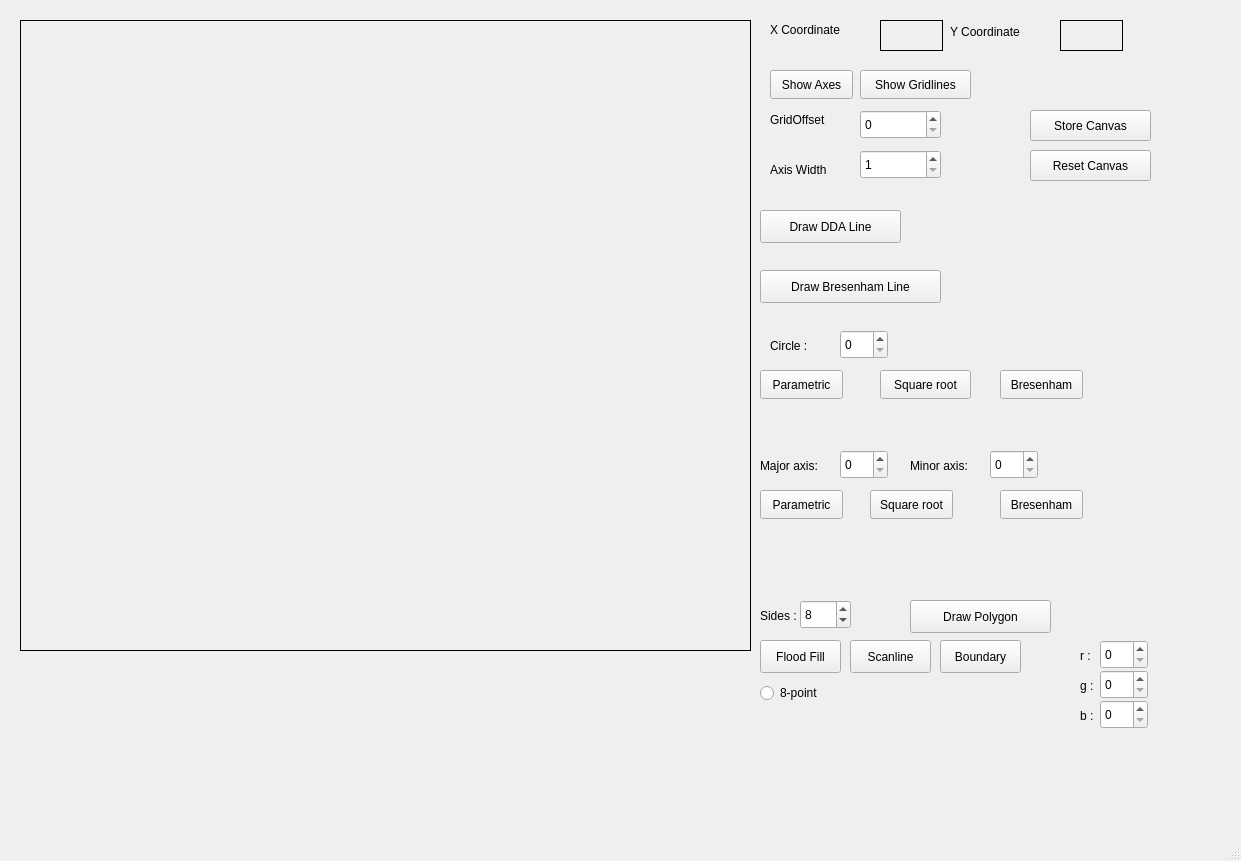
<?xml version="1.0" encoding="UTF-8"?>
<ui version="4.0">
 <class>MainWindow</class>
 <widget class="QMainWindow" name="MainWindow">
  <property name="geometry">
   <rect>
    <x>0</x>
    <y>0</y>
    <width>1241</width>
    <height>861</height>
   </rect>
  </property>
  <property name="windowTitle">
   <string>MainWindow</string>
  </property>
  <widget class="QWidget" name="centralwidget">
   <widget class="QLabel" name="workArea">
    <property name="geometry">
     <rect>
      <x>20</x>
      <y>20</y>
      <width>731</width>
      <height>631</height>
     </rect>
    </property>
    <property name="frameShape">
     <enum>QFrame::Shape::Box</enum>
    </property>
    <property name="text">
     <string/>
    </property>
   </widget>
   <widget class="QLabel" name="label">
    <property name="geometry">
     <rect>
      <x>770</x>
      <y>20</y>
      <width>91</width>
      <height>20</height>
     </rect>
    </property>
    <property name="text">
     <string>X Coordinate</string>
    </property>
   </widget>
   <widget class="QLabel" name="label_2">
    <property name="geometry">
     <rect>
      <x>950</x>
      <y>21</y>
      <width>91</width>
      <height>21</height>
     </rect>
    </property>
    <property name="text">
     <string>Y Coordinate</string>
    </property>
   </widget>
   <widget class="QLabel" name="x_coordinate">
    <property name="geometry">
     <rect>
      <x>880</x>
      <y>20</y>
      <width>63</width>
      <height>31</height>
     </rect>
    </property>
    <property name="frameShape">
     <enum>QFrame::Shape::Box</enum>
    </property>
    <property name="text">
     <string/>
    </property>
   </widget>
   <widget class="QLabel" name="y_coordinate">
    <property name="geometry">
     <rect>
      <x>1060</x>
      <y>20</y>
      <width>63</width>
      <height>31</height>
     </rect>
    </property>
    <property name="frameShape">
     <enum>QFrame::Shape::Box</enum>
    </property>
    <property name="text">
     <string/>
    </property>
   </widget>
   <widget class="QPushButton" name="showAxis">
    <property name="geometry">
     <rect>
      <x>770</x>
      <y>70</y>
      <width>83</width>
      <height>29</height>
     </rect>
    </property>
    <property name="text">
     <string>Show Axes</string>
    </property>
   </widget>
   <widget class="QPushButton" name="gridlines">
    <property name="geometry">
     <rect>
      <x>860</x>
      <y>70</y>
      <width>111</width>
      <height>29</height>
     </rect>
    </property>
    <property name="text">
     <string>Show Gridlines</string>
    </property>
   </widget>
   <widget class="QSpinBox" name="gridOffset">
    <property name="geometry">
     <rect>
      <x>860</x>
      <y>110</y>
      <width>81</width>
      <height>29</height>
     </rect>
    </property>
    <property name="minimum">
     <number>0</number>
    </property>
    <property name="singleStep">
     <number>10</number>
    </property>
   </widget>
   <widget class="QSpinBox" name="axisWidth">
    <property name="geometry">
     <rect>
      <x>860</x>
      <y>150</y>
      <width>81</width>
      <height>29</height>
     </rect>
    </property>
    <property name="minimum">
     <number>1</number>
    </property>
   </widget>
   <widget class="QLabel" name="label_3">
    <property name="geometry">
     <rect>
      <x>770</x>
      <y>110</y>
      <width>81</width>
      <height>20</height>
     </rect>
    </property>
    <property name="text">
     <string>GridOffset</string>
    </property>
   </widget>
   <widget class="QLabel" name="label_4">
    <property name="geometry">
     <rect>
      <x>770</x>
      <y>160</y>
      <width>81</width>
      <height>20</height>
     </rect>
    </property>
    <property name="text">
     <string>Axis Width</string>
    </property>
   </widget>
   <widget class="QPushButton" name="DDADraw">
    <property name="geometry">
     <rect>
      <x>760</x>
      <y>210</y>
      <width>141</width>
      <height>33</height>
     </rect>
    </property>
    <property name="text">
     <string>Draw DDA Line</string>
    </property>
   </widget>
   <widget class="QPushButton" name="store">
    <property name="geometry">
     <rect>
      <x>1030</x>
      <y>110</y>
      <width>121</width>
      <height>31</height>
     </rect>
    </property>
    <property name="text">
     <string>Store Canvas</string>
    </property>
   </widget>
   <widget class="QPushButton" name="reset">
    <property name="geometry">
     <rect>
      <x>1030</x>
      <y>150</y>
      <width>121</width>
      <height>31</height>
     </rect>
    </property>
    <property name="text">
     <string>Reset Canvas</string>
    </property>
   </widget>
   <widget class="QPushButton" name="pushButton">
    <property name="geometry">
     <rect>
      <x>760</x>
      <y>270</y>
      <width>181</width>
      <height>33</height>
     </rect>
    </property>
    <property name="text">
     <string>Draw Bresenham Line</string>
    </property>
   </widget>
   <widget class="QLabel" name="DDA_TIME">
    <property name="geometry">
     <rect>
      <x>920</x>
      <y>210</y>
      <width>221</width>
      <height>31</height>
     </rect>
    </property>
    <property name="text">
     <string/>
    </property>
   </widget>
   <widget class="QLabel" name="Bresenham_TIME">
    <property name="geometry">
     <rect>
      <x>960</x>
      <y>270</y>
      <width>191</width>
      <height>31</height>
     </rect>
    </property>
    <property name="text">
     <string/>
    </property>
   </widget>
   <widget class="QLabel" name="y_coordinate_2">
    <property name="geometry">
     <rect>
      <x>770</x>
      <y>330</y>
      <width>63</width>
      <height>31</height>
     </rect>
    </property>
    <property name="frameShape">
     <enum>QFrame::Shape::NoFrame</enum>
    </property>
    <property name="text">
     <string>Circle : </string>
    </property>
   </widget>
   <widget class="QSpinBox" name="radius">
    <property name="geometry">
     <rect>
      <x>840</x>
      <y>330</y>
      <width>48</width>
      <height>29</height>
     </rect>
    </property>
   </widget>
   <widget class="QPushButton" name="parametric">
    <property name="geometry">
     <rect>
      <x>760</x>
      <y>370</y>
      <width>83</width>
      <height>29</height>
     </rect>
    </property>
    <property name="text">
     <string>Parametric</string>
    </property>
   </widget>
   <widget class="QPushButton" name="sqrt_btn">
    <property name="geometry">
     <rect>
      <x>880</x>
      <y>370</y>
      <width>91</width>
      <height>29</height>
     </rect>
    </property>
    <property name="text">
     <string>Square root</string>
    </property>
   </widget>
   <widget class="QPushButton" name="bresenham_circle">
    <property name="geometry">
     <rect>
      <x>1000</x>
      <y>370</y>
      <width>83</width>
      <height>29</height>
     </rect>
    </property>
    <property name="text">
     <string>Bresenham</string>
    </property>
   </widget>
   <widget class="QSpinBox" name="major_axis">
    <property name="geometry">
     <rect>
      <x>840</x>
      <y>450</y>
      <width>48</width>
      <height>29</height>
     </rect>
    </property>
   </widget>
   <widget class="QLabel" name="y_coordinate_3">
    <property name="geometry">
     <rect>
      <x>760</x>
      <y>450</y>
      <width>81</width>
      <height>31</height>
     </rect>
    </property>
    <property name="frameShape">
     <enum>QFrame::Shape::NoFrame</enum>
    </property>
    <property name="text">
     <string>Major axis:</string>
    </property>
   </widget>
   <widget class="QLabel" name="y_coordinate_4">
    <property name="geometry">
     <rect>
      <x>910</x>
      <y>450</y>
      <width>81</width>
      <height>31</height>
     </rect>
    </property>
    <property name="frameShape">
     <enum>QFrame::Shape::NoFrame</enum>
    </property>
    <property name="text">
     <string>Minor axis:</string>
    </property>
   </widget>
   <widget class="QSpinBox" name="minoraxis">
    <property name="geometry">
     <rect>
      <x>990</x>
      <y>450</y>
      <width>48</width>
      <height>29</height>
     </rect>
    </property>
   </widget>
   <widget class="QPushButton" name="e_parametric">
    <property name="geometry">
     <rect>
      <x>760</x>
      <y>490</y>
      <width>83</width>
      <height>29</height>
     </rect>
    </property>
    <property name="text">
     <string>Parametric</string>
    </property>
   </widget>
   <widget class="QPushButton" name="e_sqrt">
    <property name="geometry">
     <rect>
      <x>870</x>
      <y>490</y>
      <width>83</width>
      <height>29</height>
     </rect>
    </property>
    <property name="text">
     <string>Square root</string>
    </property>
   </widget>
   <widget class="QPushButton" name="e_bresenham">
    <property name="geometry">
     <rect>
      <x>1000</x>
      <y>490</y>
      <width>83</width>
      <height>29</height>
     </rect>
    </property>
    <property name="text">
     <string>Bresenham</string>
    </property>
   </widget>
   <widget class="QLabel" name="c_sqrt_time">
    <property name="geometry">
     <rect>
      <x>880</x>
      <y>410</y>
      <width>91</width>
      <height>21</height>
     </rect>
    </property>
    <property name="text">
     <string/>
    </property>
   </widget>
   <widget class="QLabel" name="c_para_time">
    <property name="geometry">
     <rect>
      <x>760</x>
      <y>410</y>
      <width>91</width>
      <height>21</height>
     </rect>
    </property>
    <property name="text">
     <string/>
    </property>
   </widget>
   <widget class="QLabel" name="c_bres_time">
    <property name="geometry">
     <rect>
      <x>1000</x>
      <y>410</y>
      <width>91</width>
      <height>21</height>
     </rect>
    </property>
    <property name="text">
     <string/>
    </property>
   </widget>
   <widget class="QLabel" name="e_para_time">
    <property name="geometry">
     <rect>
      <x>760</x>
      <y>530</y>
      <width>91</width>
      <height>21</height>
     </rect>
    </property>
    <property name="text">
     <string/>
    </property>
   </widget>
   <widget class="QLabel" name="e_sqrt_time">
    <property name="geometry">
     <rect>
      <x>870</x>
      <y>530</y>
      <width>91</width>
      <height>21</height>
     </rect>
    </property>
    <property name="text">
     <string/>
    </property>
   </widget>
   <widget class="QLabel" name="e_bre_time">
    <property name="geometry">
     <rect>
      <x>1000</x>
      <y>530</y>
      <width>91</width>
      <height>21</height>
     </rect>
    </property>
    <property name="text">
     <string/>
    </property>
   </widget>
   <widget class="QSpinBox" name="noOfSides">
    <property name="geometry">
     <rect>
      <x>800</x>
      <y>600</y>
      <width>51</width>
      <height>29</height>
     </rect>
    </property>
    <property name="value">
     <number>8</number>
    </property>
   </widget>
   <widget class="QLabel" name="y_coordinate_5">
    <property name="geometry">
     <rect>
      <x>760</x>
      <y>600</y>
      <width>41</width>
      <height>31</height>
     </rect>
    </property>
    <property name="frameShape">
     <enum>QFrame::Shape::NoFrame</enum>
    </property>
    <property name="text">
     <string>Sides : </string>
    </property>
   </widget>
   <widget class="QPushButton" name="DrawPoly">
    <property name="geometry">
     <rect>
      <x>910</x>
      <y>600</y>
      <width>141</width>
      <height>33</height>
     </rect>
    </property>
    <property name="text">
     <string>Draw Polygon</string>
    </property>
   </widget>
   <widget class="QPushButton" name="fillP">
    <property name="geometry">
     <rect>
      <x>760</x>
      <y>640</y>
      <width>81</width>
      <height>33</height>
     </rect>
    </property>
    <property name="text">
     <string>Flood Fill</string>
    </property>
   </widget>
   <widget class="QPushButton" name="scanlineP">
    <property name="geometry">
     <rect>
      <x>850</x>
      <y>640</y>
      <width>81</width>
      <height>33</height>
     </rect>
    </property>
    <property name="text">
     <string>Scanline</string>
    </property>
   </widget>
   <widget class="QLabel" name="ff_time">
    <property name="geometry">
     <rect>
      <x>750</x>
      <y>720</y>
      <width>91</width>
      <height>21</height>
     </rect>
    </property>
    <property name="text">
     <string/>
    </property>
   </widget>
   <widget class="QLabel" name="sf_time">
    <property name="geometry">
     <rect>
      <x>850</x>
      <y>680</y>
      <width>91</width>
      <height>21</height>
     </rect>
    </property>
    <property name="text">
     <string/>
    </property>
   </widget>
   <widget class="QPushButton" name="bFill">
    <property name="geometry">
     <rect>
      <x>940</x>
      <y>640</y>
      <width>81</width>
      <height>33</height>
     </rect>
    </property>
    <property name="text">
     <string>Boundary</string>
    </property>
   </widget>
   <widget class="QSpinBox" name="r">
    <property name="geometry">
     <rect>
      <x>1100</x>
      <y>640</y>
      <width>48</width>
      <height>29</height>
     </rect>
    </property>
    <property name="maximum">
     <number>255</number>
    </property>
   </widget>
   <widget class="QSpinBox" name="g">
    <property name="geometry">
     <rect>
      <x>1100</x>
      <y>670</y>
      <width>48</width>
      <height>29</height>
     </rect>
    </property>
    <property name="maximum">
     <number>255</number>
    </property>
   </widget>
   <widget class="QSpinBox" name="b">
    <property name="geometry">
     <rect>
      <x>1100</x>
      <y>700</y>
      <width>48</width>
      <height>29</height>
     </rect>
    </property>
    <property name="maximum">
     <number>255</number>
    </property>
   </widget>
   <widget class="QLabel" name="r_value">
    <property name="geometry">
     <rect>
      <x>1080</x>
      <y>640</y>
      <width>16</width>
      <height>31</height>
     </rect>
    </property>
    <property name="frameShape">
     <enum>QFrame::Shape::NoFrame</enum>
    </property>
    <property name="text">
     <string>r :</string>
    </property>
   </widget>
   <widget class="QLabel" name="r_value_2">
    <property name="geometry">
     <rect>
      <x>1080</x>
      <y>700</y>
      <width>16</width>
      <height>31</height>
     </rect>
    </property>
    <property name="frameShape">
     <enum>QFrame::Shape::NoFrame</enum>
    </property>
    <property name="text">
     <string>b :</string>
    </property>
   </widget>
   <widget class="QLabel" name="r_value_3">
    <property name="geometry">
     <rect>
      <x>1080</x>
      <y>670</y>
      <width>16</width>
      <height>31</height>
     </rect>
    </property>
    <property name="frameShape">
     <enum>QFrame::Shape::NoFrame</enum>
    </property>
    <property name="text">
     <string>g :</string>
    </property>
   </widget>
   <widget class="QRadioButton" name="radioButton">
    <property name="geometry">
     <rect>
      <x>760</x>
      <y>680</y>
      <width>81</width>
      <height>26</height>
     </rect>
    </property>
    <property name="text">
     <string>8-point</string>
    </property>
   </widget>
  </widget>
  <widget class="QMenuBar" name="menubar">
   <property name="geometry">
    <rect>
     <x>0</x>
     <y>0</y>
     <width>1241</width>
     <height>25</height>
    </rect>
   </property>
  </widget>
  <widget class="QStatusBar" name="statusbar"/>
 </widget>
 <resources/>
 <connections/>
</ui>
